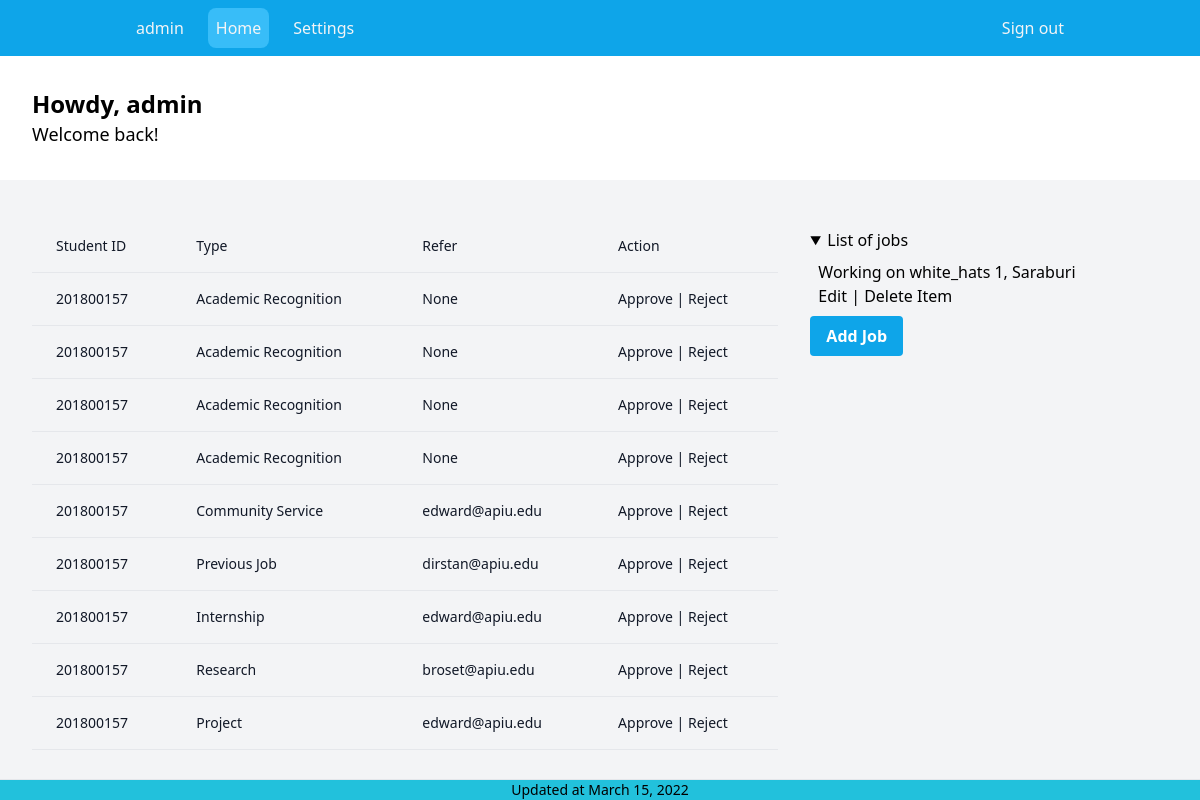
The page /manager (signed in) on the database as committed earlier.
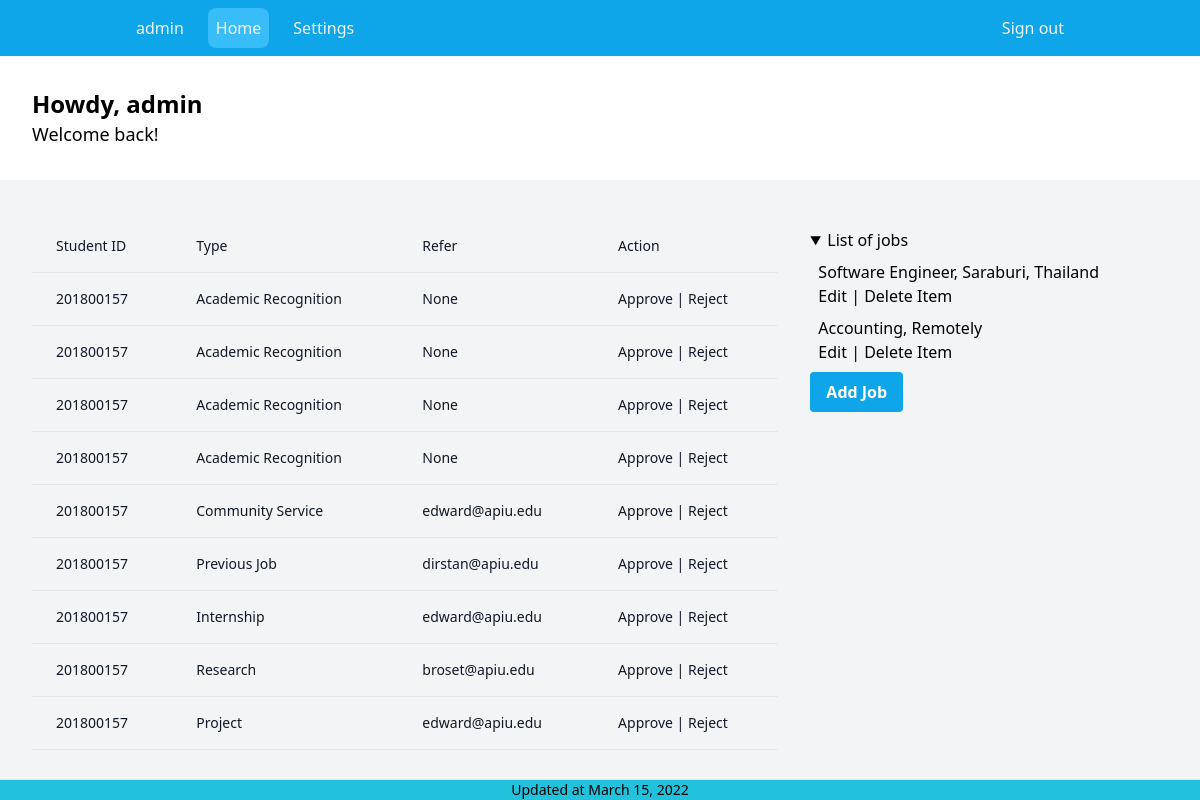
The same page on the database as committed later.
### spapp/models.py (models this page shows, shortened)
class Activity(models.Model):
    student = models.ForeignKey(Student, on_delete=models.CASCADE)
    activity_name = models.CharField(max_length=30, null=True)
    description = models.TextField(null=True)
    from_date = models.DateField(null=True)
    to_date = models.DateField(null=True)
    validator = models.ForeignKey(
        Validator, null=True, on_delete=models.SET_NULL)
    verification_status = models.BooleanField(default=False)
    rewarded_points = models.IntegerField(default=0)

class Student(models.Model):
    user = models.OneToOneField(User, on_delete=models.CASCADE)
    id_number = models.CharField(max_length=10, unique=True, null=True)
    date_of_birth = models.DateField(null=True)
    nationality = models.CharField(max_length=30, null=True)
    major = models.ForeignKey(Major, on_delete=models.CASCADE, null=True)
    bio_char = models.CharField(max_length=200, null=True)
    interests = models.CharField(max_length=100, null=True)
    phone_number = models.CharField(max_length=12, null=True)
    image = models.ImageField(
        upload_to='theme/static/user_image', null=True, default="theme/static/user_image/default-image.png")
    website = models.CharField(max_length=50, null=True)

class Validator(models.Model):
    name = models.CharField(max_length=50)
    phone_number = models.CharField(max_length=50)
    email = models.CharField(max_length=50)
    verified = models.BooleanField(default=False)
    created_by = models.ForeignKey(User, null=True, on_delete=models.SET_NULL)
    def __str__(self):
        return f"{self.email}"

class Job(models.Model):
    created_by = models.ForeignKey(User, on_delete=models.SET_NULL, null=True)
    title = models.CharField(max_length=50)
    description = models.TextField(null=True)
    location = models.CharField(max_length=50, null=True)
    email = models.EmailField(null=True)
    phone_number = models.CharField(max_length=20, null=True)
    website = models.CharField(max_length=50, null=True)
    def __str__(self):
        return f"{self.title}, {self.location}"

### spapp/views.py (the view, shortened to what this page needs)
# urls.py: path("manager", views.AdminDashboard.as_view(), name="manager_dashboard"),
@method_decorator(decorators, name='dispatch')
class AdminDashboard(LoginRequiredMixin, generic.TemplateView):
    login_url = "spapp:login"
    template_name = "pages/manager/dashboard.html"
    form_job = JobForm
    def get_context_data(self, **kwargs):
        context = super().get_context_data(**kwargs)
        try:
            context = {
                'activities': Activity.objects.all(),
                'form_job': self.form_job(),
                'jobs': Job.objects.all(),
            }
            return context
        except:
            messages.add_message(
                self.request, messages.WARNING, "You are not the admin")
            return context

### theme/templates/pages/manager/dashboard.html (shortened to what this page needs)
{% extends 'components/manager/layout.html' %}
{% block content %}
  <section class="py-8 px-4 md:px-8 xl:px-48  flex justify-between  gap-4 flex-col lg:flex-row ">
    <div>
      <p class="text-xl md:text-2xl xl:text-3xl font-bold">Howdy, {{ user }}</p>
      <span class="text-lg">Welcome back!</span>
    </div>
  </section>
<section class="py-8 px-4 md:px-8 xl:px-48 bg-gray-100 flex justify-between  gap-4 flex-col lg:flex-row ">
  <div class="w-full lg:w-2/3">
    <div class="flex flex-col">
  <div class="overflow-x-auto sm:-mx-6 lg:-mx-8">
    <div class="py-2 inline-block min-w-full sm:px-6 lg:px-8">
      <div class="overflow-hidden">
        <table class="min-w-full">
          <thead class="border-b">
            <tr>
              <th scope="col" class="text-sm font-medium text-gray-900 px-6 py-4 text-left">
                Student ID
              </th>
              <th scope="col" class="text-sm font-medium text-gray-900 px-6 py-4 text-left">
                Type
              </th>
              <th scope="col" class="text-sm font-medium text-gray-900 px-6 py-4 text-left">
                Refer
              </th>
              <th scope="col" class="text-sm font-medium text-gray-900 px-6 py-4 text-left">
                Action
              </th>
            </tr>
          </thead>
          <tbody>
            {% for activity in activities %}
            <tr class="border-b">
              <td class="px-6 py-4 whitespace-nowrap text-sm font-medium text-gray-900">{{ activity.student.id_number }}</td>
              <td class="text-sm text-gray-900 font-light px-6 py-4 whitespace-nowrap">
                {{ activity.activity_name }}
              </td>
              <td class="text-sm text-gray-900 font-light px-6 py-4 whitespace-nowrap">
                {{ activity.validator}}
              </td>
              <td class="text-sm text-gray-900 font-light px-6 py-4 whitespace-nowrap">
                Approve | Reject
              </td>
            </tr>
            {% endfor %}
          </tbody>
        </table>
      </div>
    </div>
  </div>
</div>
  </div>
  <div class="w-auto lg:w-1/3 p-4">
{% include 'components/manager/job/list.html' with title="jobs" data=jobs %}
            <button class="bg-sky-500 hover:bg-sky-700 text-white font-bold py-2 px-4 rounded" onClick="handleAddJob()">
              Add Job
            </button>
  </div>
</section>
{% endblock %}

### theme/templates/components/manager/job/list.html (shortened to what this page needs)
<details open>
  <summary> List of {{ title }} </summary>
  <div class="p-2">
    <ul class="list-none flex flex-col gap-2">
      {% for item in data %}
      <li class="">{{ item }}
        <div id="jb-{{ item.pk }}">
          <button onClick=edit_job("{{ item.pk }}")> Edit </button> |
          <button onClick=delete_job("{{ item.pk}}")>Delete Item</button>
        </div>
      </li>
      {% endfor %}
    </ul>
  </div>
</details>

Rows that differ between the two databases and show on the page:
removed Job: title+location "Working on white_hats 1, Saraburi"
added Job: title+location "Software Engineer, Saraburi, Thailand"
added Job: title+location "Accounting, Remotely"
